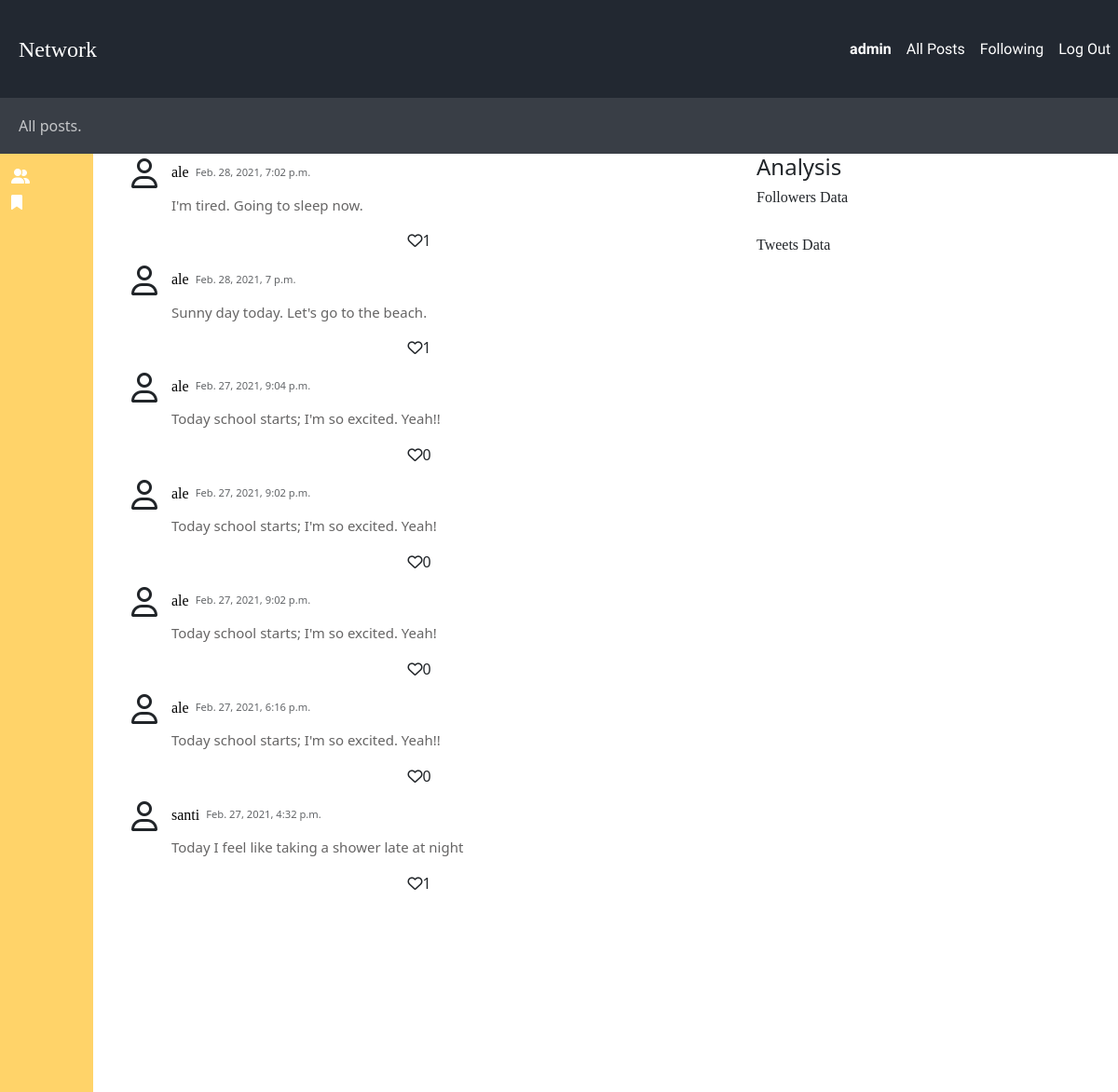
Page /following (signed in) on the committed database.
### network/models.py (models this page shows, shortened)
class User(AbstractUser):
    username = models.CharField(max_length=24, unique=True)
    display_name = models.CharField(max_length=30, verbose_name=_("Display name"), help_text=_("Will be shown .."), blank=True, null=True)
    date_of_birth = models.DateField(verbose_name=_("Date of birth"), blank=True, null=True)
    address1 = models.CharField(verbose_name=_("Address 1"), max_length=1024, blank=True, null=True)
    city = models.CharField(verbose_name=_("City"), max_length=1023, blank=True, null=True)
    country = CountryField(blank=True, null=True)
    email = models.EmailField(unique=True)
    phone_regex = RegexValidator(regex=r"^\+(?:[0-9]●?){6,14}[0-9]$", message=_("Enter a valid international mobile phone number starting with +(country code)"))
    mobile_phone = models.CharField(validators=[phone_regex], verbose_name=_("Mobile phone"), max_length=17, blank=True, null=True)
    photo = models.ImageField(verbose_name=_("Photo"), upload_to="images", default=os.path.join(settings.MEDIA_ROOT, "images","profile_default_image.png"))
    class Meta:
        ordering = ['last_name']
    def __str__ (self):
        return f"{self.username}"

class Tweet(models.Model):
    user = models.ForeignKey(User, on_delete=models.CASCADE, related_name="tweets", blank=False)
    username = models.CharField(max_length=24, blank=True, null=True )
    content = models.CharField(max_length=250, blank=True)
    updated = models.DateTimeField(auto_now=True)
    datetime = models.DateTimeField(default=datetime.now, blank=True)  #By passing in the function without parenthesis we telling the model to run this every time a new model is created
    likes = models.IntegerField(default=0)
    class Meta:
        ordering = ["-datetime"]
    def __str__(self):
        return f"user: {self.username}, tweet: {self.content}"

### network/views.py (the view)
# urls.py: path("following", views.following_view, name="following"),
def following_view(request):
    user = User.objects.get(username=request.user)
    following_list = User.objects.all().filter(pk__in=user.following.all().values('following'))
    pk = []
    for i in following_list.values('pk'):
        pk.append(int(i['pk']))
    tweets = Tweet.objects.all().filter(user__in=pk)
    print(tweets)
    related_users = user.following.all()
    tweets_list = []
    return render(request, "network/following_page.html", {
        "data": tweets
    })

### network/templates/network/following_page.html (shortened to what this page needs)
{% extends "network/layout.html" %}
{% load static %}
 {% block following %}
    <div class="container-fluid">
    {% for tweet in data %}
        <div class="display-tweet">
            <span class="far fa-user fa-2x tweet-icon"></span>
            <div class="tweet-content">
                <div class="d-flex align-items-center bd-highlight mb-3 subheader-flex" >
                    <a class="anchor" href="">
                        <h6 style="margin: 0px; padding:0px" >{{tweet.username}}</h6>
                    </a>
                    <nobr><p class="no-borders tweet-date">{{tweet.datetime}}</p> </nobr>
                </div>
                <p>{{tweet.content}}</p>
            </div>
            <div class="d-flex icons-section">
                <i class="far fa-heart"></i>
                <div>{{tweet.likes}}</div>
            </div>
        </div>
      {% endfor %}
    </div>
{% endblock %}

### network/templates/network/layout.html (shortened to what this page needs)
{% load static %}
<!DOCTYPE html>
<html lang="en">
    <head>
        <link href="https://cdn.jsdelivr.net/npm/bootstrap@5.0.0-beta2/dist/css/bootstrap.min.css" rel="stylesheet">
        <link href="{% static 'network/index_styles.css' %}" rel="stylesheet" type="text/css">
    </head>
    <body>
        <div class="body-container">
            <nav class="navbar navbar-expand-lg ">
                <a class="navbar-brand" href="#">Network</a>
                  <div class="collapse navbar-collapse justify-content-end" id="navbarNavDropdown">
                  <ul class="navbar-nav mr-auto">
                    {% if user.is_authenticated %}
                        <li class="nav-item">
                            <a class="nav-link" href="#" id="username"><strong>{{ user.username }}</strong></a>
                        </li>
                    {% endif %}
                    <li class="nav-item">
                      <a class="nav-link" href="{% url 'index' %}">All Posts</a>
                    </li>
                    {% if user.is_authenticated %}
                        <li class="nav-item">
                            <a id="following-btn" class="nav-link" href="{% url 'following' %}">Following</a>
                        </li>
                        <li class="nav-item">
                            <a class="nav-link" href="{% url 'logout' %}">Log Out</a>
                        </li>
                    {% endif %}
                  </ul>
                </div>
              </nav>
            <div class="content">
                <div class="container-fluid subheader-container">
                    <div class="row subheader-row">
                        <div class="col-lg-12">
                            <div class="d-flex align-items-center bd-highlight mb-3 subheader-flex">
                                <a>All posts.</a>
                            </div>
                        </div>
                    </div>
                </div>
                <div class="container-fluid index-container ">
                    <div class="row">
                        <div class="col-lg-1 left-panel">
                                  <div class="top-options-div">
                                    <i class="fas fa-user-friends"></i>
                                </div>
                                <div  class="top-options-div">
                                    <i class="fas fa-bookmark"></i>
                                </div>
                                    <div class="user-settings">
                                    </div>
                        </div>
                        <div class="col-lg-7">
                            <div class="following-context">
                                {% block following %}
                                {% endblock %}
                            </div>
                        </div>
                    <div class="col-lg-3">
                        <h4>Analysis</h4>
                        <div class="graphs">
                            <div class="follower-graph">
                                <h6>Followers Data</h6>
                            </div>
                            <div class="tweet-graph">
                                <h6>Tweets Data</h6>
                            </div>
                        </div>
                    </div>
                    </div>
                </div>
            </div>
        </div>
    </body>
</html>

### network/static/network/index_styles.css (style rules this page uses)
* { box-sizing: border-box !important; }
h6 { font-family: "Montserrat-Bold"; }
html, body { height: 100%; }
.subheader-container { padding-left: 20px; background-color: #393E46 ; }
.subheader-flex { height: 100%; }
.subheader-row a { opacity: 0.7; }
.subheader-row { color: #fff; padding-left: 0px; height: 60px; }
a { text-decoration: none; color: #fff; }
.body-container { display: flex; flex-direction: column; position: absolute; top: 0; left: 0; right: 0; bottom: 0; }
.content { flex-grow: 3; }
.index-container { height: 100%; }
.row { min-height: 100%; }
.navbar { background-color: #222831; padding-left: 20px; height: 9%; }
.navbar .nav-item a { font-family: "Ubuntu"; color: rgb(255, 255, 255); }
.navbar .navbar-brand { font-family: "Montserrat-Black"; font-size: 1.5rem; color: rgb(255, 255, 255); }
.left-panel { display: flex; flex-direction: column; background-color: #FFD369; color: #fff; padding: 10px 10px; }
.top-options-div { margin: 2px; }
.top-options-div > i { display:inline-block; color:#fff" }
.user-settings { display: flex; flex-grow: 2; align-items: flex-end; }
.display-tweet { margin-bottom: 10px; background-color: #fff; }
.no-borders { margin: 0px; padding: 0px; }
.tweet-date { padding:0px 7px; font-size:0.7rem; opacity:0.7; }
.anchor { color: black; text-decoration: none; }
.fa-heart { cursor: pointer; }
.tweet-icon { float: left; padding: 5px }
.tweet-content { display: flex; flex-direction:column; justify-content:flex-start; padding-left: 10px; padding-right: 10px; padding-top: 10px; }
.tweet-content > p { font-family: "Segoe UI"; color: rgb(102, 101, 101); font-size:15px; font-weight: 300; line-height: 1.3125; }
.icons-section { flex-direction: row; justify-content: center; align-items: center; }

### rows in the picture
User: username "admin"
Tweet: username "ale", datetime "Feb. 28, 2021, 7:02 p.m.", content "I'm tired. Going to sleep now.", likes "1"
Tweet: username "ale", datetime "Feb. 28, 2021, 7 p.m.", content "Sunny day today. Let's go to the beach.", likes "1"
Tweet: username "ale", datetime "Feb. 27, 2021, 9:04 p.m.", content "Today school starts; I'm so excited. Yeah!!", likes "0"
Tweet: username "ale", datetime "Feb. 27, 2021, 9:02 p.m.", content "Today school starts; I'm so excited. Yeah!", likes "0"
Tweet: username "ale", datetime "Feb. 27, 2021, 9:02 p.m.", content "Today school starts; I'm so excited. Yeah!", likes "0"
Tweet: username "ale", datetime "Feb. 27, 2021, 6:16 p.m.", content "Today school starts; I'm so excited. Yeah!!", likes "0"
Tweet: username "santi", datetime "Feb. 27, 2021, 4:32 p.m.", content "Today I feel like taking a shower late at night", likes "1"
